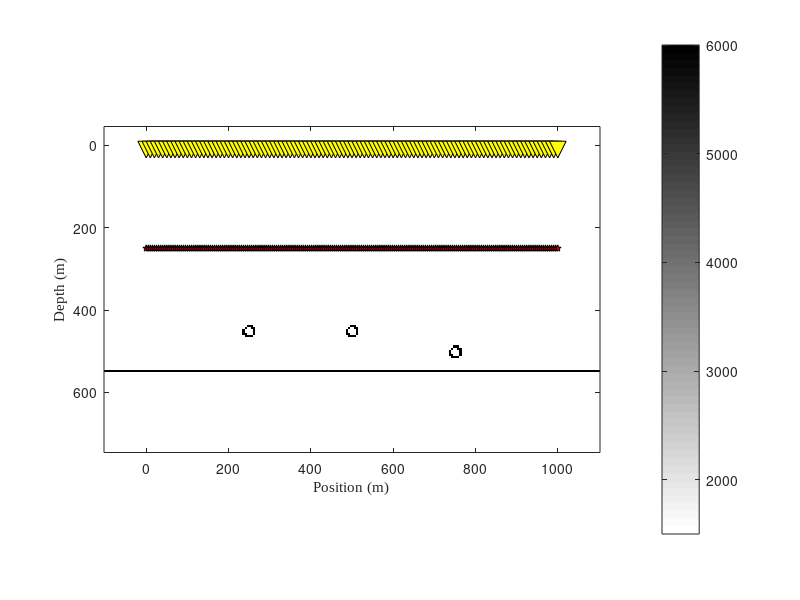

MATLAB code to generate this figure: (Note: this script raises an error after producing the figure.)
function Carlos_script
clc;
addpath(genpath('./'));
%%
a=colormap('gray');b=a(length(a):-1:1,:);groy=colormap(b);
P.perc=98;
%%
Diff=[250,500,750;450,450,500];ITRCLx=-100;ITRCLz=0;zSRC=250;
nx0=101;dx=10;
xRCV=(0:nx0-1).*dx;
xSRC=linspace(0,1000,200);    nsrc=length(xSRC);
dt=5e-4;
rcvz=10;rcvzz=repmat(rcvz,1,nx0);

nx=nx0;
rcvxtrue=xRCV;
rcvx=xRCV;

%%%%%%%%%%%%%%%%%%%%%%%%%%%%%%%%%%%%%%%%%%%%%%%%%%%%%%%%%%%%%%%%%%%%%%%%%%%
    load('Cp.mat');   load('Ro.mat');
dz=5;  
I=M.*Ro;
%%%%%%%%%%%%%%%%%%%%%%%%%%%%%%%%%%%%%%%%%%%%%%%%%%%%%%%%%%%%%%%%%%%%%%%%%%%
Mh=M(1,1).*ones(size(M));
Roh=Ro(1,1).*ones(size(M));
    [Lz,Lx]=size(M);itrcl=0;Lx=Lx-1;Lz=Lz-1;
    ilx=1+itrcl/dz;ilz=1+000/dz;
    m=Mh(ilz:ilz+Lz,ilx:ilx+Lx);ro1=Roh(ilz:ilz+Lz,ilx:ilx+Lx);
    x=ITRCLx-dz+(ilx:Lx+ilx).*dz;
    z=ITRCLz-dz+(ilz:Lz+ilz).*dz;
%%%%%%%%%%%%%%%%%%%%%%%%%%%%%%%%%%%%%%%%%%%%%%%%%%%%%%%%%%%%%%%%%%%%%%%%%%%
    modrezamp=2;iz1=1;
    vel=m(iz1:modrezamp:end,1:modrezamp:end);
    Rovel=ro1(iz1:modrezamp:end,1:modrezamp:end);
    x=x(1:modrezamp:end);z=z(iz1:modrezamp:end);dz2=dz*modrezamp;
  
%%%%%%%%%%%%%%%%%%%%%%%%%%%%%%%%%%%%%%%%%%%%%%%%%%%%%%%%%%%%%%%%%%%%%%%%%%%
    Y=diff(I);Yy=diff(I.').';
    I=(abs(Y(:,1:end-1)+Yy(1:end-1,:)));

    h1=figure(90);
    set(h1,'position',[50 350 400 200]);
       figure(90);clf;imagesc(x,z,I);colorbar;
           hold on;plot(xRCV(1:1:end),rcvz,'kv','Markerfacecolor','y','markersize',12);
           hold on;plot(xSRC(1:1:end),zSRC(1:1:end),'kp','Markerfacecolor','r','markersize',5);
           caxis([1500,6000]);
           cok=colormap('gray');       colormap(cok(end:-1:1,:))
           axis equal;axis tight;
           colorbar;
           xlabel('Position (m)','fontname','timesnewroman');
           ylabel('Depth (m)'   ,'fontname','timesnewroman');
           hold off;

%%%%%%%%%%%%%%%%%%%%%%%%%%%%%%%%%%%%%%%%%%%%%%%%%%%%%%%%%%%%%%%%%%%%%%%%%%%
%%%%%%%%%%%%%%%%%%%%%%%%%%%%%%%%%%%%%%%%%%%%%%%%%%%%%%%%%%%%%%%%%%%%%%%%%%%
if exist('vzc','var')==0,load('vz_t.mat');end
nt=size(vzc,1);

ttaxis=(-nt:nt-1).*dt;

dom=2*pi/(nt*dt);nf=ceil(nt/2);om=(0:nf-1)*dom;f=om/2/pi;df=dom/2/pi;

fdnf=1000;
dnf=find(abs(f-fdnf)==min(abs(f-fdnf)));

Nsrc=1:nsrc;

    f2=linspace(0,1/dt/2,nt);
    Taper=repmat(Gibbbs(f2,5,15,900,1000),1,nx0);

    Ccc=zeros(nx0,nx0,nt);
    Vzc=zeros(nt,nx0,length(Nsrc));
    c=zeros(2*nt,nx0,nx0);
    is1=0;
    for is=Nsrc
        is1=is1+1;
        Vzc(:,:,is1)=ftfour([vzc(:,:,is1);zeros(nt,nx0)],nt);
    end
    Vzc=permute(Vzc,[2,3,1]);
    for iw=1:dnf
        Vu=[Vzc(:,:,iw),Vzc(:,:,iw)];
        Ccc(:,:,iw)=(Vu*Vu').';
    end
    Ccc2=permute(Ccc,[3,1,2]);
    for ivs=1:nx0
        c(:,:,ivs)=fftshift(itfour(Taper.*Ccc2(:,:,ivs),2*nt),1);
    end
    
    %%%%%%%%%%%%%%%%%%%%%%%%%%%%%%%%%%%%%%%%%%%%%%%%%%%%%%%%%%%%%%%%%%%%%%%
        ivs=round(nx/2);
%     for ivs=1:nx0
        tmp=squeeze(c(:,ivs,:));
        figure(232);
        imagesc(rcvxtrue,ttaxis,tmp);
        clip = prctile(abs(tmp(:)),[P.perc]);caxis([-clip, clip]);
        colormap(groy);
        hold on;
        plot(rcvxtrue(ivs),0,'pk','markerfacecolor','r');
        hold off;
        axis([rcvxtrue(1) rcvxtrue(end) -0.6 0.9]);pause(0.0001);
%     end
    %%%%%%%%%%%%%%%%%%%%%%%%%%%%%%%%%%%%%%%%%%%%%%%%%%%%%%%%%%%%%%%%%%%%%%%
plotmigr=1;
dtt=dt;
%% Wavelet %%%%%%%%%%%%%%%%%%%%%%%%%%%%%%%%%%%%%%%%%%%%%%%%%%%%%%%%%%%%   
FwF=zeros(2*nt,1);FwF(nt+1)=1;
%% Model
dz=dz2;
v=vel;
%%%%%%%%%%%%%%%%%%%%%%%%%%%%%%%%%%%%%%%%%%%%%%%%%%%%%%%%%%%%%%%%%%%%%%%%%%%
%%%%%%%%%%%%%%%%%%%%%%%%%%%%%%%%%%%%%%%%%%%%%%%%%%%%%%%%%%%%%%%%%%%%%%%%%%%
nrcvB=find(abs(rcvx-0)==min(abs(rcvx-0)));
nrcvE=find(abs(rcvx-1000)==min(abs(rcvx-1000)));
vsrcB=find(abs(rcvx-0)==min(abs(rcvx-0)));
vsrcE=find(abs(rcvx-1000)==min(abs(rcvx-1000)));
%%%%%%%%%%%%%%%%%%%%%%%%%%%%%%%%%%%%%%%%%%%%%%%%%%%%%%%%%%%%%%%%%%%%%%%%%%%
dt=0.0005;     irsample=1;
%%%%%%%%%%%%%%%%%%%%%%%%%%%%%%%%%%%%%%%%%%%%%%%%%%%%%%%%%%%%%%%%%%%%%%%%%%%
   rcv_s=nrcvB:1:nrcvE;%[2:2:82];
%    rcv_s=76;
   rcv=rcv_s;
%%%%%%%%%%%%%%%%%%%%%%%%%%%%%%%%%%%%%%%%%%%%%%%%%%%%%%%%%%%%%%%%%%%%%%%%%%%
   RcvTaper=Gibbbs(rcv_s,rcv_s(1)-10,rcv_s(1)+20,rcv_s(end)-20,rcv_s(end)+10);
%%%%%%%%%%%%%%%%%%%%%%%%%%%%%%%%%%%%%%%%%%%%%%%%%%%%%%%%%%%%%%%%%%%%%%%%%%%
%     vsrc=vsrcB:4:vsrcE;
    vsrc=51;
    vsource=rcvx(vsrc);
%%%%%%%%%%%%%%%%%%%%%%%%%%%%%%%%%%%%%%%%%%%%%%%%%%%%%%%%%%%%%%%%%%%%%%%%%%%
%% Frequency values for migration
f1=2;
f2f=115;
f2=65;
iidifb=2;
iidiff=1;
%%%%%%%%%%%%%%%%%%%%%%%%%%%%%%%%%%%%%%%%%%%%%%%%%%%%%%%%%%%%%%%%%%%%%%%%%%%
dtime=0.005;
%% Elliptic migration times
% time=-0.0:dtime:1.4;
%% Hyperbollic migration times
time=-0.45:dtime:0.1;
%%%%%%%%%%%%%%%%%%%%%%%%%%%%%%%%%%%%%%%%%%%%%%%%%%%%%%%%%%%%%%%%%%%%%%%%%%%
t_i=round(time./dt);
%%%%%%%%%%%%%%%%%%%%%%%%%%%%%%%%%%%%%%%%%%%%%%%%%%%%%%%%%%%%%%%%%%%%%%%%%%%
    t_b_coor=zeros(length(rcv),1);
    cut=length(v)-size(v,1);    vzeros=[v;zeros(cut,length(v))]./(max(x)-min(x));
    T1bm=zeros(size(v(:),1),length(rcv));eTTbm=T1bm;
    %%%%%%%%%%%%%%%%%%%%%%%%%%%%%%%%%%%%%%%%%%%%%%%%%%%%%%%%%%%%%%%%%%%%%%%
    for i1r=1:length(rcv)
        ir=rcv(i1r); fprintf(1,'\nrcv = %d\n',ir);            
        ircvx=find(abs(x-rcvx(ir))==min(abs(x-rcvx(ir))),1);            
        ircvz=find(abs(z-rcvzz(ir))==min(abs(z-rcvzz(ir))),1);
        v0=vel(ircvz,ircvx);

        boundary = [ircvz,ircvx,0];
        t_temp   = eikonal(vzeros,boundary);
        trcv=(t_temp(1:size(vel,1),:)).*1;
        T1b=(-1i./(4.*pi.*v0).*sqrt(v)).*(v.*v0.*sqrt(-0.5.*1j.*Rovel));
        eTTb=exp(trcv);
        t_b_coor(i1r)=round(max(trcv(:))/dt);
        %%%%%%%%%%%%%%%%%%%%%%%%%%%%%%%%%%%%%%%%%%%%%%%%%%%%%%%%%%%%%%%
        T1bm(:,i1r)=single(T1b(:));
        eTTbm(:,i1r)=single(eTTb(:));
        %%%%%%%%%%%%%%%%%%%%%%%%%%%%%%%%%%%%%%%%%%%%%%%%%%%%%%%%%%%%%%%
    end

%% %%%%%%%%%%%%%%%%%%%%%%%%%%%%%%%%%%%%%%%%%%%%%%%%%%%%%%%%%%%%%%%%%%%%%%%%      
%% %%%%%%%%%%%%%%%%%%%%%%%%%%%%%%%%%%%%%%%%%%%%%%%%%%%%%%%%%%%%%%%%%%%%%%%%      

for i1vsrc=1:length(vsrc)
    ivsrc=vsrc(i1vsrc);
        fprintf(1,'virtual source at = %d m\n',vsource(i1vsrc)); 
        isrc=find(rcvx==vsource(i1vsrc));
        srcx=vsource(i1vsrc);
        srcz=rcvzz(isrc);
        v0=vel(find(abs(z-srcz)==min(abs(z-srcz)),1,'first'),find(abs(x-srcx)==min(abs(x-srcx)),1,'first'));
        
        ivsrcx=find(abs(x-rcvx(isrc))==min(abs(x-rcvx(isrc))),1);            
        ivsrcz=find(abs(z-rcvzz(isrc))==min(abs(z-rcvzz(isrc))),1);
        fprintf(1,'source beam iso \n'); 
        boundary = [ivsrcz,ivsrcx,0];
        t_temp   = eikonal(vzeros,boundary);
        trcv=(t_temp(1:size(vel,1),:));
        %%%%%%%%%%%%%%%%%%%%%%%%%%%%%%%%%%%%%%%%%%%%%%%%%%%%%%%%%%%%%%%%%%%
        T1f=(-1i./(4.*pi.*v0).*sqrt(v)).*(v.*v0.*sqrt(-0.5.*1j.*Rovel));
        eTTf=exp(trcv);
        t_f_coor=round(max(trcv(:))/dt);
        t_f=max(trcv(:));
        T1fm=single(T1f(:));
        eTTfm=single(eTTf(:));
        %%%%%%%%%%%%%%%%%%%%%%%%%%%%%%%%%%%%%%%%%%%%%%%%%%%%%%%%%%%%%%%%%%%
        uI=zeros(size(v(:)));uId=uI;
        ttaxis_resamp=(-nt:1*nt-1).*dtt;
        ttaxis_resamp1=resample( ttaxis_resamp ,irsample,1);
        taxis_resamp1=ttaxis_resamp1(nt+1:2*nt);
        f_resamp=       (resample( FwF ,irsample,1));
        c_resamp=squeeze(resample( c(:,ivsrc,:) ,irsample,1));
        itmax=max([t_f_coor;t_b_coor(:)]);
        RcvTaper2=repmat(RcvTaper,1,itmax);size(RcvTaper2)

        C_f=zeros(1*itmax,1);
        C_b=zeros(length(rcv),itmax);
        U_cb=Gibbbs(1:itmax,21,51,itmax,itmax+1);
        newfmax=1/2/(1*dtt/irsample);
        om = 2*pi*linspace(0,newfmax,1*itmax);
        om1=om;om1(1)=om1(2)./2;
        Invomb=(1./(-1j.*om1));     
        Invomf=ones(nt,1);
        U=Gibbbs(om/2/pi,0.5,8,newfmax,newfmax+1);
%%%%%%%%%%%%%%%%%%%%%%%%%%%%%%%%%%%%%%%%%%%%%%%%%%%%%%%%%%%%%%%%%%%%%%%

    for it=1:length(t_i)
        pause(0.001);
        tic
        fprintf(2,'\ntime = %.2f\n',time(it));
%%%%%%%%%%%%%%%%%%%%%%%%%%%%%%%%%%%%%%%%%%%%%%%%%%%%%%%%%%%%%%%%%%%%%%%%%%
        shifter_for=t_i(it);
        shifter_back=t_i(it);   

        t_coor  =t_f_coor;
        fill_zeros=itmax-t_coor;
        %% Hyper
        temp=circshift(f_resamp,-shifter_for);
        itf=nt+(1:t_coor);
        %% Elipt
    %         temp=circshift((f_resamp),shifter_for); %FwF starts at xs at 9s
    %         itf=(1.*nt+(1:t_coor));
        C_f=[(temp(itf));zeros(fill_zeros,1)];

        for i1r=1:length(rcv)
            ir=rcv((i1r));
            t_coor=max(t_b_coor(i1r,:));
            fill_zeros=itmax-t_coor;
            temp=circshift(c_resamp,-shifter_back);
            itb=nt+(1:t_coor);
            C_b(i1r,:)=U_cb.*[(temp(itb,ir));zeros(fill_zeros,1)];
        end

        greenf1 = fft(C_f,(2*itmax),1);greenf=(greenf1(1:1*itmax,:).*U);
        greenb1 = fft(C_b,(2*itmax),2);greenb=RcvTaper2.*greenb1(:,1:1*itmax).*repmat(U.',[length(rcv) 1]);

        greenb=single(greenb);
        om=single(om);
        Invomb=single(Invomb);
        Invomf=single(Invomf);
        if1=find(abs(2*pi*f1-om)==min(abs(2*pi*f1-om)));
        if2=find(abs(2*pi*f2-om)==min(abs(2*pi*f2-om)));
        if2f=find(abs(2*pi*f2f-om)==min(abs(2*pi*f2f-om)));
%% %%%%%%%%%%%%%%%%%%%%%%%%%%%%%%%%%%%%%%%%%%%%%%%%%%%%%%%%%%%%%%%%%%%%%%%%
%% FREQUENCY Operatia %%%%%%%%%%%%%%%%%%%%%%%%%%%%%%%%%%%%%%%%%%%%%%%%%%%%%
%% %%%%%%%%%%%%%%%%%%%%%%%%%%%%%%%%%%%%%%%%%%%%%%%%%%%%%%%%%%%%%%%%%%%%%%%% 
        axF=[0 1000 0 700];
        h1=figure(23332);
        if isempty(findobj('Name','Pawan'))
            set(h1,'Position',[10 50 1200 300],'Name','Pawan');
        end
%%%%%%%%%%%%%%%%%%%%%%%%%%
        Nf=if1:iidifb:if2;
        uub=zeros(size(v(:)));
        urb=zeros(size(v(:),1),length(rcv));
        for iw=Nf
            clear urbw
            func=repmat(squeeze((greenb(:,iw))),1,size(T1bm,1)).';
            urbw=Invomb(iw).*(T1bm).*(eTTbm).^(1j*om(iw)).*func;urbw(isnan(urbw))=0;
            urb=urbw+urb;
        end
        u1b=sum(urb(:,:),2);
        uub=uub+u1b;
        if plotmigr==1
            figure(h1);subplot(1,3,2);
            imagesc(x,z,real(reshape(uub,size(vel))));
            tmp = prctile(abs(uub(:)),[P.perc]);caxis([-tmp, tmp]);
            colormap(groy);axis equal;axis tight;
            hold on;plot(Diff(1,:),Diff(2,:),'b+');hold off
            axis(axF);
        end
%%%%%%%%%%%%%%%%%%%%%%%%%%
        Nf=if1:iidiff:if2f;
        urf=zeros(size(v(:)));
        urfa=zeros(size(v(:),1),1);
        for iw=Nf
            clear urfw
            urfw=Invomf(iw).*T1fm.*eTTfm.^(1j.*om(iw)).*(greenf(iw));urfw(isnan(urfw))=0;
            urfa=(urfw)+urfa;
        end
        urf=urf+urfa;
        if plotmigr==1
            figure(h1);subplot(1,3,1);
            imagesc(x,z,real(reshape(urf,size(vel))));
            tmp = prctile(abs(urf(:)),[P.perc]);caxis([-tmp, tmp]);
            colormap(groy);axis equal;axis tight;axis equal;axis tight;
            hold on;plot(Diff(1,:),Diff(2,:),'b+');hold off
            axis(axF);
        end
%%%%%%%%%%%%%%%%%%%%%%%%%%
        uI2=urf.*uub;
        uI=uI+uI2;
%%%%%%%%%%%%%%%%%%%%%%%%%%
        if plotmigr==1
            figure(h1);subplot(1,3,3);
            imagesc(x,z,real(reshape(uI,size(vel))))
            tmp = prctile(abs(uI(:)),[P.perc]);caxis([-tmp, tmp]);
            colormap(groy);axis equal;axis tight;
            hold on;plot(Diff(1,:),Diff(2,:),'b+');hold off
            axis(axF);
        end
%% %%%%%%%%%%%%%%%%%%%%%%%%%%%%%%%%%%%%%%%%%%%%%%%%%%%%%%%%%%%%%%%%%%%%%%%%
%% %%%%%%%%%%%%%%%%%%%%%%%%%%%%%%%%%%%%%%%%%%%%%%%%%%%%%%%%%%%%%%%%%%%%%%%%
%% %%%%%%%%%%%%%%%%%%%%%%%%%%%%%%%%%%%%%%%%%%%%%%%%%%%%%%%%%%%%%%%%%%%%%%%%
        toc
    end
end    
%%%%%%%%%%%%%%%%%%%%%%%%%%%%%%%%%%%%%%%%%%%%%%%%%%%%%%%%%%%%%%%%%%%%%%%%%%%
end

function [u]=Gibbbs(t,tol,tcl,tc,to)
    u=zeros(length(t),1);
    for ik=1:length(t)
        if t(ik)<tol || t(ik)>to
            u(ik)=0;
        elseif t(ik)<tcl && t(ik)>=tol
            u(ik)=0.5+0.5*cos(pi*(1/abs(tol-tcl))*(t(ik)-tcl));
        elseif t(ik)<tc && t(ik)>=tcl
            u(ik)=1;
        elseif t(ik)>=tc && t(ik)<=to
            u(ik)=0.5+0.5*cos(pi*(1/abs(tc-to))*(t(ik)-tc));
        end
    end
end

function [U]=ftfour(u,nfc)

    [nf,nrcv]=size(u);
    U=zeros(nfc,nrcv);

    for ir=1:nrcv
        tmp=fft(u(:,ir),nf);
        U(:,ir)=tmp(1:nfc);
    end
    clear temp;
end

function [u]=itfour(U,nsp)

    [nfc,nrcv] = size(U);
    tmp=zeros(nsp,1);
    u=zeros(nsp,nrcv);

    for ir=1:nrcv
        tmp(1:nfc)=U(:,ir);             
        tmp(nsp-nfc+2:nsp) = conj(U(nfc:-1:2,ir));
        u(:,ir) = real(ifft(tmp));
    end
    clear tmp;
end